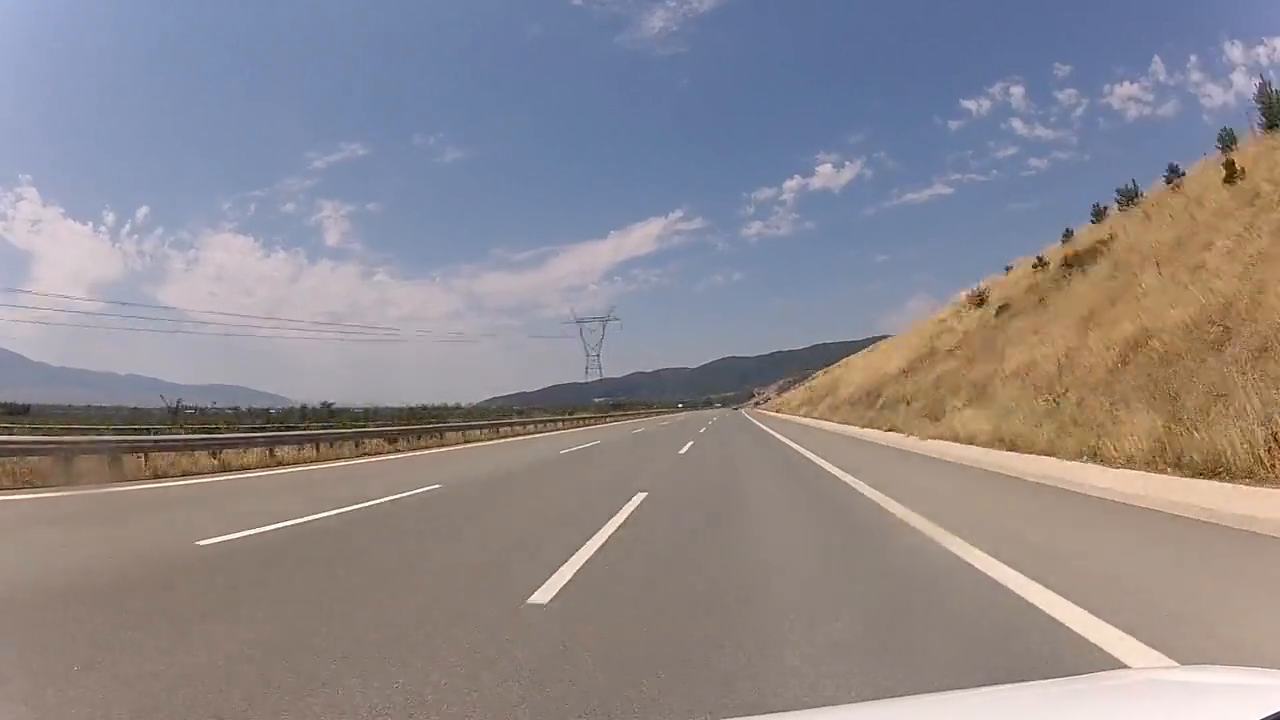
#> input picture frame 24 of Road.mp4, 1280 x 720 px, given in place of people.mp4, which was not available
$ python motion_detection.py
#> lines starting #> are read from the running program, lines starting #| are printed output that depends on the picture; after the words box and inside, x2 and y2 are one past the last pixel; in counts of white or black regions, pixels touching at a corner belong together; pictures that were not available may be replaced by others from this repository, and a replacement may not be noted
import cv2
import numpy as np

cap = cv2.VideoCapture('people.mp4')

ret, frame1 = cap.read()
#> frame1 is the input picture: shape (720, 1280, 3); mean B, G, R 141.9, 137.3, 142.7
ret, frame2 = cap.read()
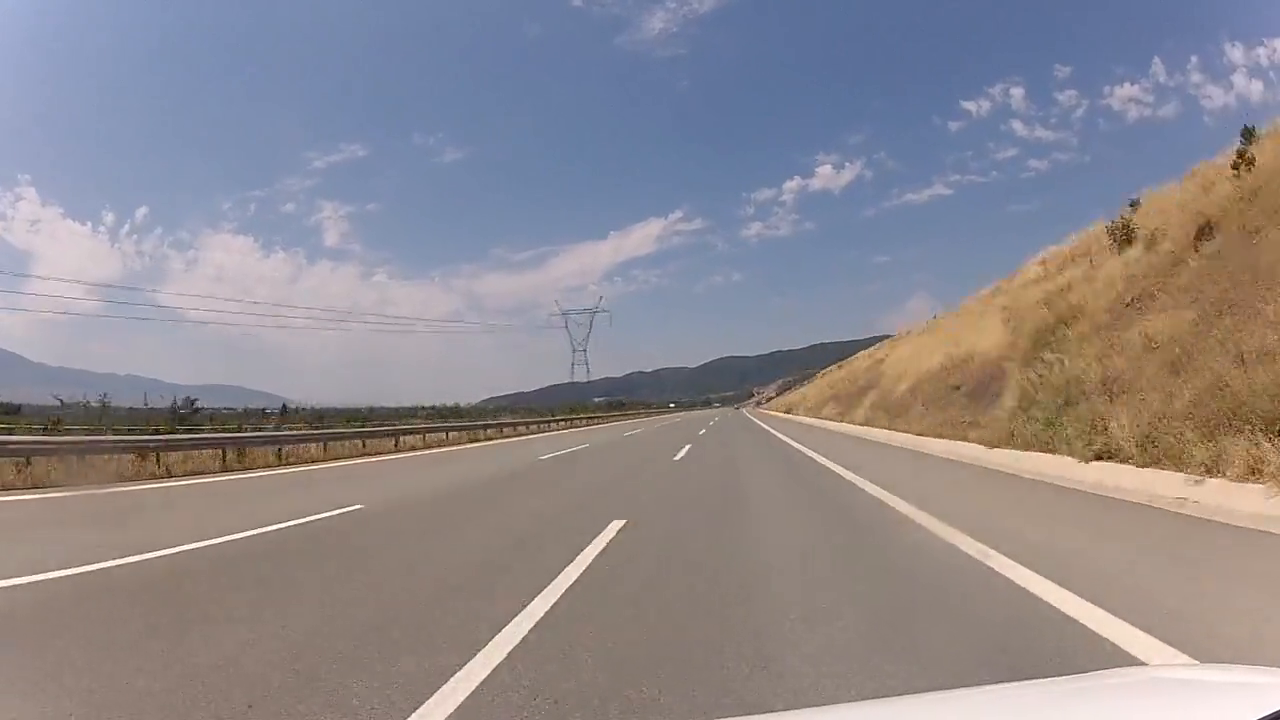
#> input picture frame 25 of Road.mp4, 1280 x 720 px, given in place of people.mp4, which was not available
#> frame2 is the input picture: shape (720, 1280, 3); mean B, G, R 142.7, 137.6, 142.8
while cap.isOpened():

    diff = cv2.absdiff(frame1, frame2)
    gray = cv2.cvtColor(diff, cv2.COLOR_BGR2GRAY)
    blur = cv2.GaussianBlur(gray, (5, 5), 0)
    _, thresh = cv2.threshold(blur, 20, 255, cv2.THRESH_BINARY)
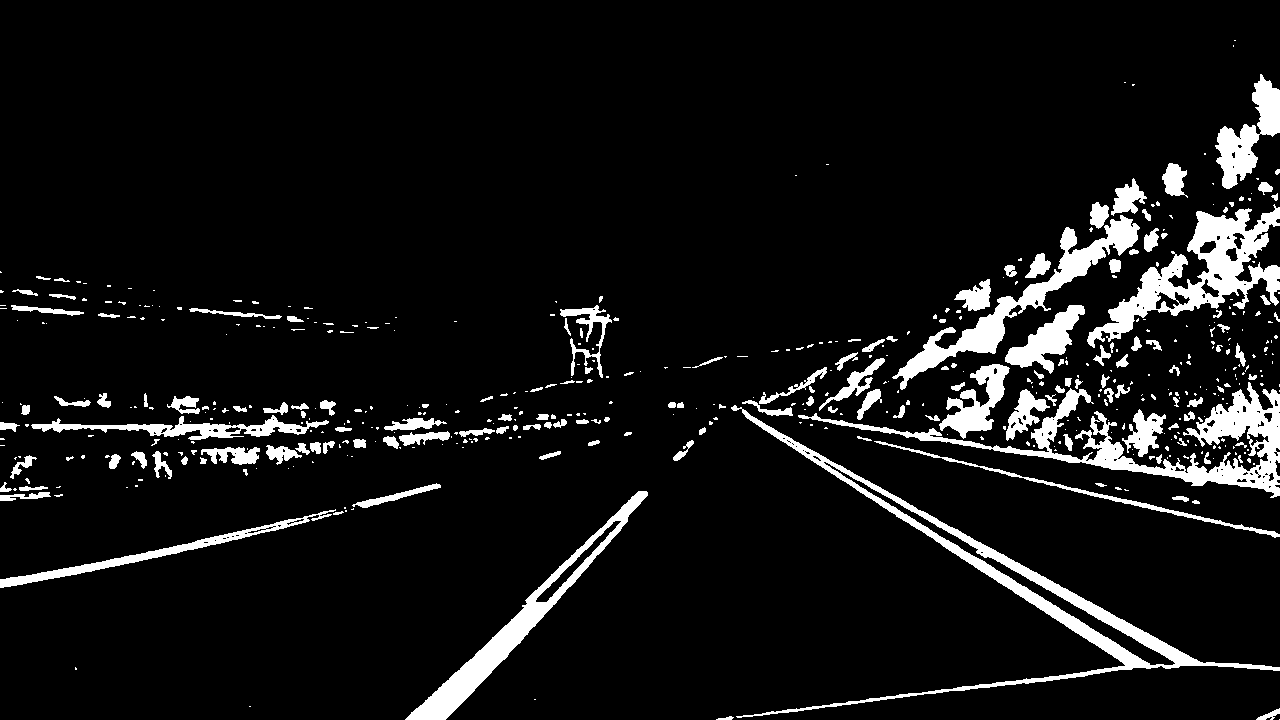
#> thresh: shape (720, 1280); 8% white; 507 white regions (345 under 20 px), largest, box (x1, y1, x2, y2) and area: (731, 405, 1280, 718) 9566, (798, 382, 1280, 498) 9511, (1087, 204, 1280, 348) 8224
    dilated = cv2.dilate(thresh, None, iterations=3)
#> dilated: shape (720, 1280); 17.5% white; 96 white regions
    contours, _ = cv2.findContours(dilated, cv2.RETR_TREE, cv2.CHAIN_APPROX_SIMPLE)
#> contours = 215 contours, 77 with area under 20; largest, box (x1, y1, x2, y2) and area: (710, 71, 1280, 720) 114321, (0, 393, 369, 482) 12976, (402, 488, 651, 720) 9171, (1066, 306, 1237, 435) 7558, (0, 480, 444, 591) 5986

    #cv2.drawContours(frame1, contours, -1, (0, 255, 0), 2)
    for contour in contours:
        (x, y, w, h) = cv2.boundingRect(contour)

        if cv2.contourArea(contour) < 900:
            continue
        cv2.rectangle(frame1, (x, y), (x+w, y+h), (0, 255, 0), 2)
        cv2.putText(frame1, "Status: {}".format('Movement'), (10, 20), cv2.FONT_HERSHEY_SIMPLEX, 1, (0, 0, 255), 3)
#> this loop made 215 passes
#> (x, y, w, h) on passes 1, 4, 5: (1253, 705, 27, 15), (72, 664, 8, 9), (1169, 493, 34, 14)
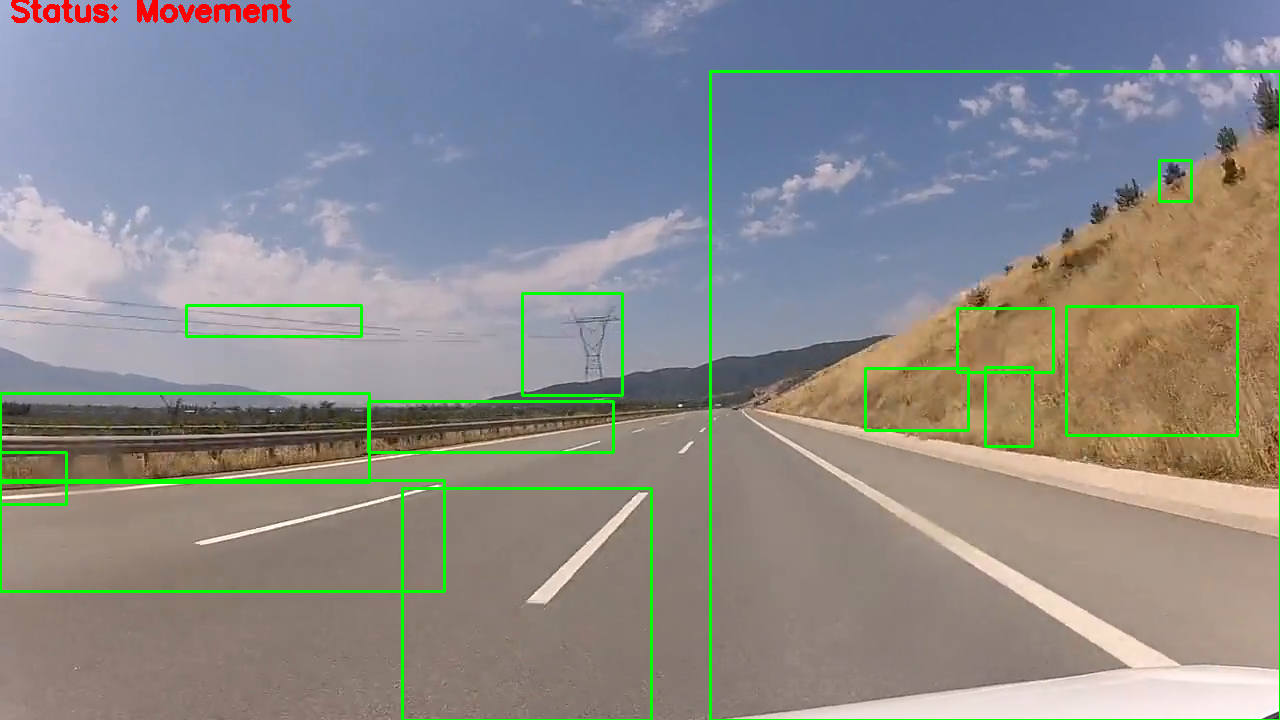
#> frame1: shape (720, 1280, 3); 2.75% of pixels changed, all inside (x1, y1, x2, y2) = (0, 0, 1280, 720)
    cv2.imshow("feed", frame1)
    frame1 = frame2
    ret, frame2 = cap.read()
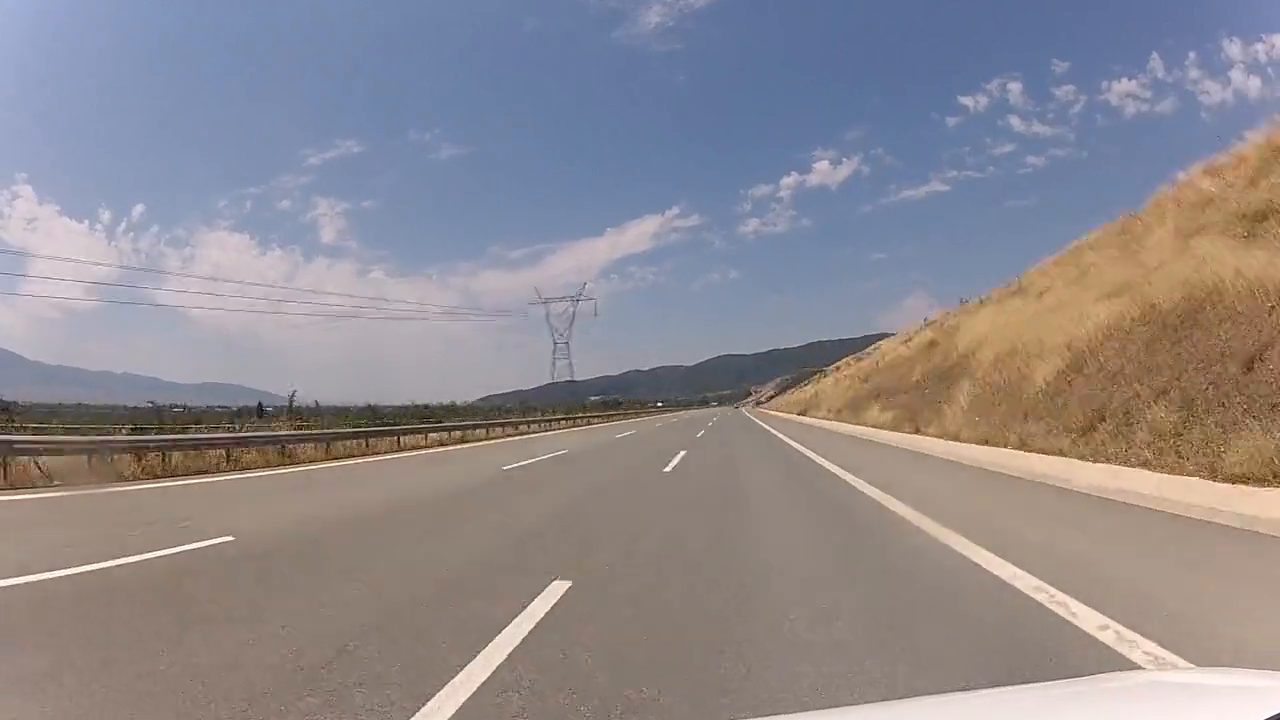
#> input picture frame 26 of Road.mp4, 1280 x 720 px, given in place of people.mp4, which was not available
#> frame2 is the input picture: shape (720, 1280, 3); mean B, G, R 142.7, 137.7, 142.9

    if cv2.waitKey(40) == 27:
#> (key Esc is pressed here)
        break

cv2.destroyAllWindows()
cap.release()

$ run again, starting later in the video
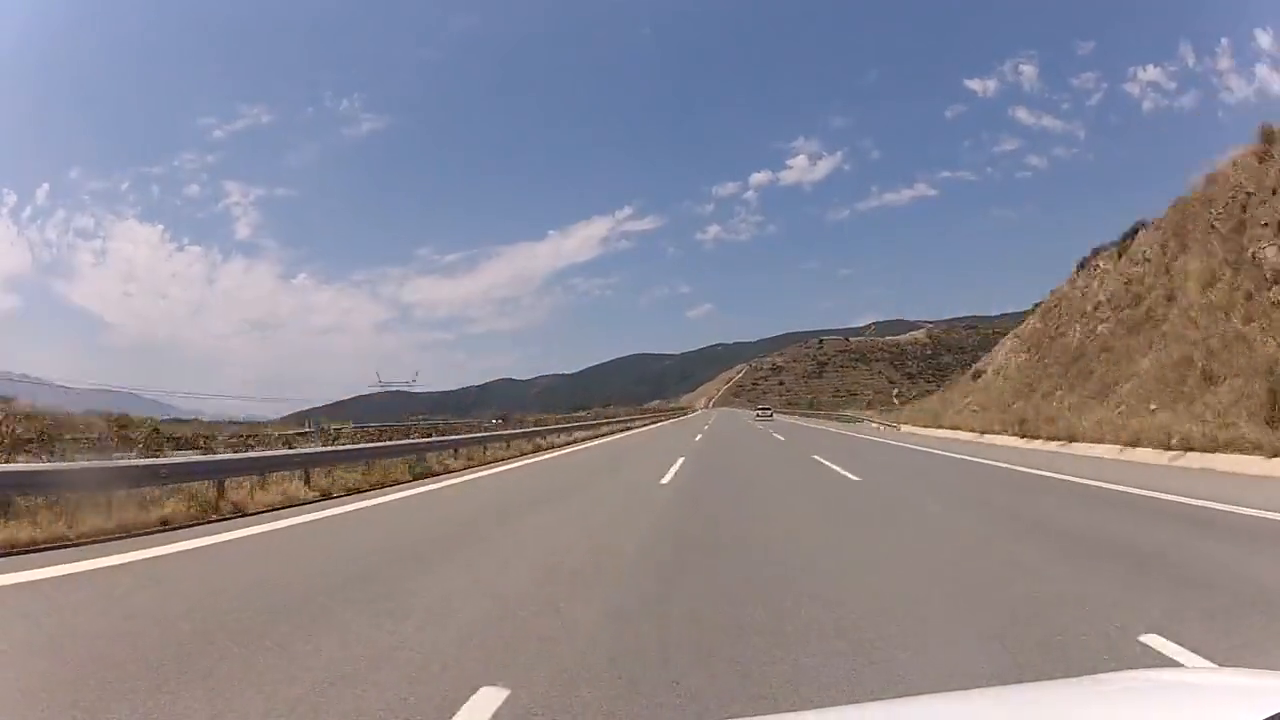
#> input picture frame 111 of Road.mp4, 1280 x 720 px, given in place of people.mp4, which was not available
#> frame1 is the input picture: shape (720, 1280, 3); mean B, G, R 146.6, 136.5, 139.6
#> `_, thresh = cv2.threshold(blur, 20, 255, cv2.THRESH_BINARY)`:
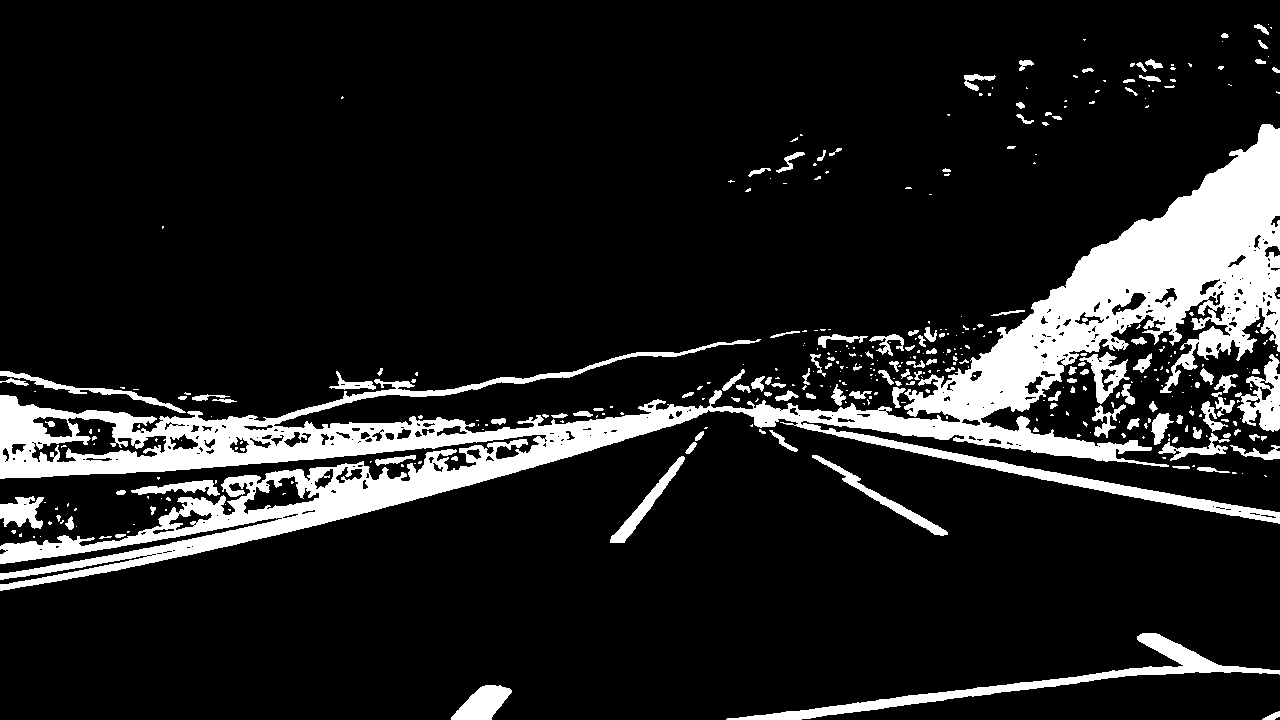
#> thresh: shape (720, 1280); 12.8% white; 390 white regions (259 under 20 px), largest, box (x1, y1, x2, y2) and area: (0, 124, 1280, 591) 92734, (726, 633, 1280, 720) 5185, (1235, 354, 1280, 432) 1705
#> dilated: shape (720, 1280); 21.4% white; 48 white regions
#> contours = 160 contours, 67 with area under 20; largest, box (x1, y1, x2, y2) and area: (0, 121, 1280, 594) 177438, (723, 630, 1280, 720) 8465, (607, 424, 711, 546) 2402, (809, 452, 951, 539) 2350, (1118, 370, 1212, 431) 1772
#> the loop `for contour in contours:` made 160 passes
#> (x, y, w, h) on passes 1 to 3: (1259, 708, 21, 12), (448, 682, 67, 38), (723, 630, 557, 90)
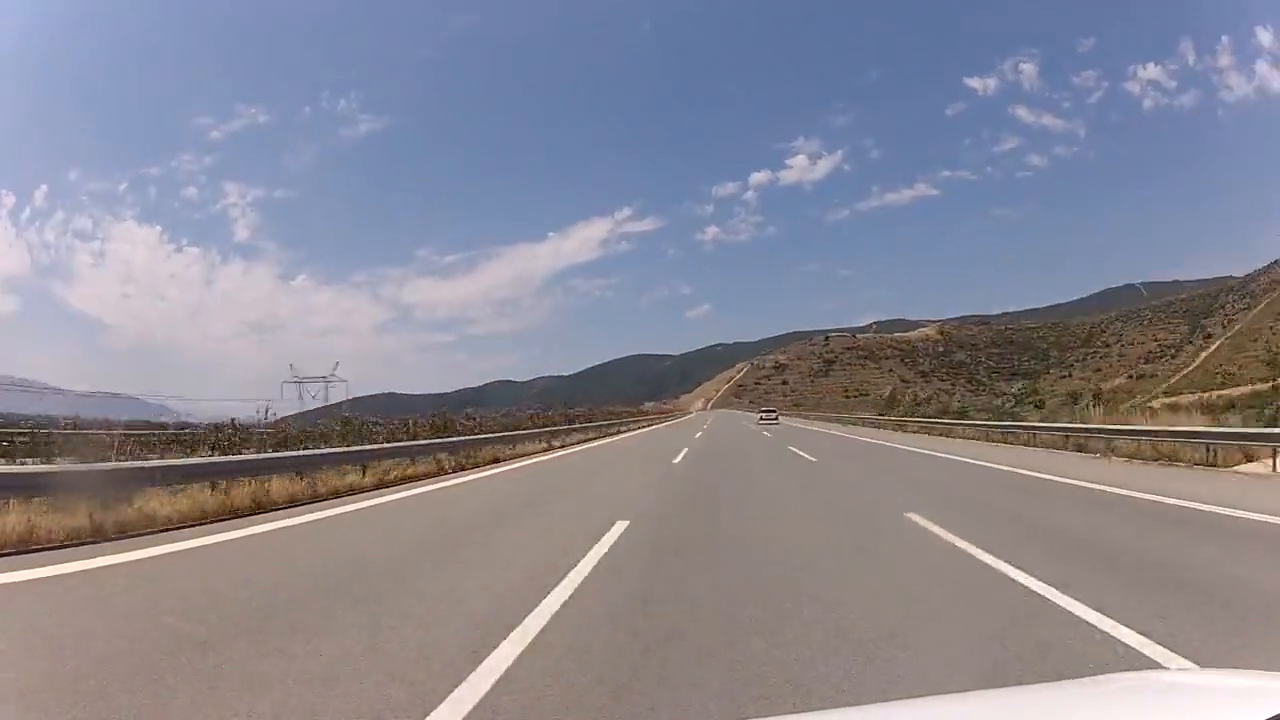
#> input picture frame 113 of Road.mp4, 1280 x 720 px, given in place of people.mp4, which was not available
#> frame2 is the input picture: shape (720, 1280, 3); mean B, G, R 147.8, 136, 137.6
